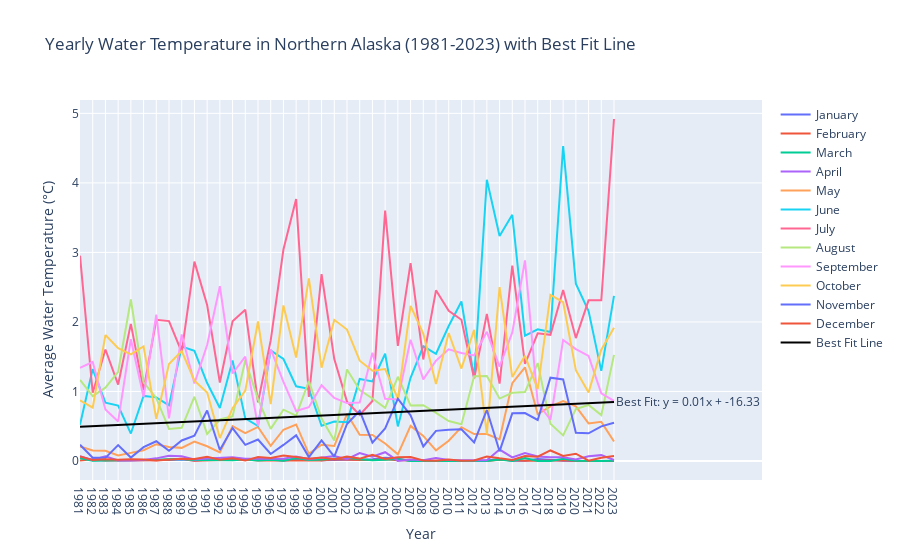

The code cell stored with this chart in its notebook:
### Markdown cell above
### Curious what a linear regression result would be with just year as an independent variable

### Code cell
import xarray as xr
import plotly.graph_objects as go
import os
import pandas as pd
import numpy as np

# Base directory where the NetCDF files are stored
data_dir = '/Users/casey/Desktop/blue-dot/data/raw'

# Years range from 1981 to 2023
years = list(range(1981, 2024))

# Month names for labeling
month_names = ['January', 'February', 'March', 'April', 'May', 'June', 
               'July', 'August', 'September', 'October', 'November', 'December']

# Initialize DataFrame for water temperature
df_water_temp = pd.DataFrame(index=month_names, columns=years)

# Latitude and longitude bounds for Northern Alaska
lat_bounds = [64, 71]
lon_bounds = [-168, -141]

# Process each file in the directory
for file_name in os.listdir(data_dir):
    if file_name.endswith('.nc4'):
        # Extract year and month from file name
        parts = file_name.split('.')
        date_part = parts[-2]  # Format 'YYYYMM'
        year = int(date_part[:4])
        month = int(date_part[4:6])

        # Skip the year 1980
        if year == 1980:
            continue

        file_path = os.path.join(data_dir, file_name)
        ds = xr.open_dataset(file_path)

        # Extract 'Var_TSKINWTR' for Northern Alaska region
        water_temp = ds['Var_TSKINWTR'].sel(lat=slice(*lat_bounds), lon=slice(*lon_bounds))

        # Compute average water temperature for the month and store in the DataFrame
        df_water_temp.at[month_names[month-1], year] = water_temp.mean().values
        ds.close()

# Calculate the average temperature for each year
yearly_avg_temp = df_water_temp.mean()

# Perform linear regression
slope, intercept = np.polyfit(years, yearly_avg_temp, 1)
line = np.poly1d([slope, intercept])

# Create a figure for plotting
fig = go.Figure()

# Add lines for each month
for month in df_water_temp.index:
    fig.add_trace(go.Scatter(x=years, y=df_water_temp.loc[month], mode='lines', name=month))

# Add line of best fit
fig.add_trace(go.Scatter(x=years, y=line(years), mode='lines', name='Best Fit Line', line=dict(color='black')))

# Update layout
fig.update_layout(
    title='Yearly Water Temperature in Northern Alaska (1981-2023) with Best Fit Line',
    xaxis=dict(title='Year', tickmode='array', tickvals=years),
    yaxis=dict(title='Average Water Temperature (°C)'),
    #template='plotly_dark',
    annotations=[
        dict(
            x=years[-1],
            y=line(years[-1]),
            xanchor='left',
            text=f'Best Fit: y = {slope:.2f}x + {intercept:.2f}',
            showarrow=False
        )
    ]
)

fig.show()
